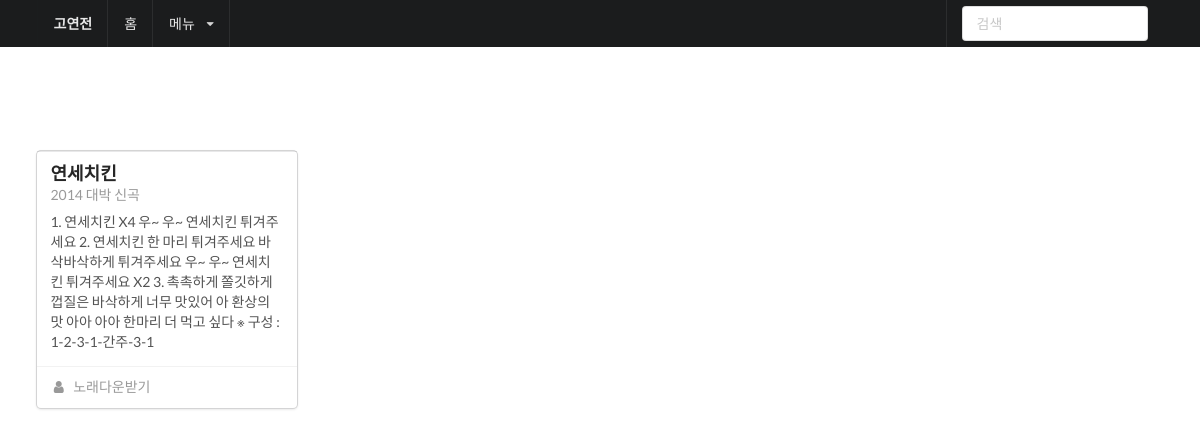
Before: /song with the older database file.
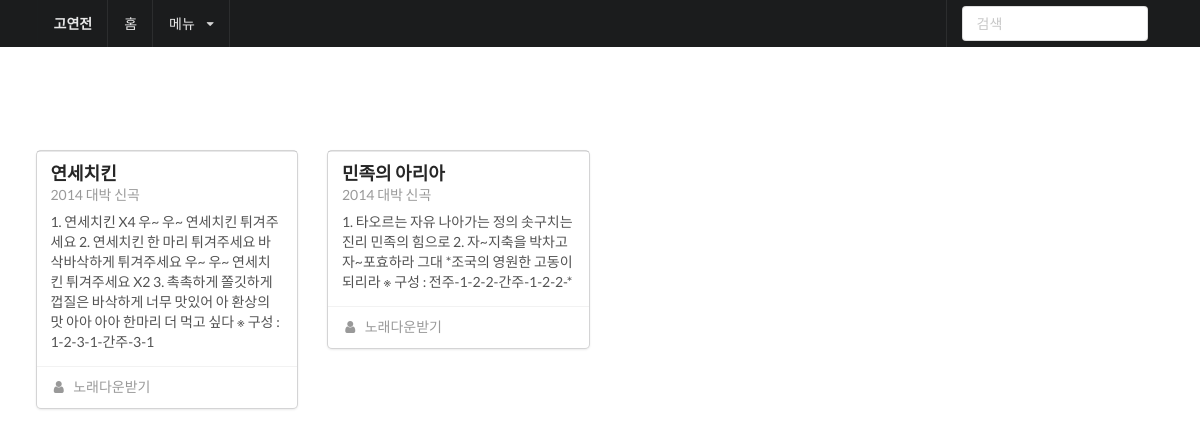
After: the same page with the newer database file.
### hci/models.py (models this page shows, shortened)
class CheerioSong(models.Model) :
    title = models.CharField(max_length=200)
    content = models.TextField()
    song_url = models.CharField(max_length=512)

### hci/views.py (the view)
# urls.py: url(r'^song$', views.song_list, name='song_list'),
def song_list(request) :
    songs = CheerioSong.objects.all()
    return render(request,'hci/song_list.html',{'songs': songs})

### hci/templates/hci/song_list.html (shortened to what this page needs)
{% extends 'hci/base.html' %}
{% load staticfiles %}
{% block content %}
    <div class="ui four column doubling stackable grid container">
        {% for song in songs %}
            <div class="column">
                <div class="ui card">
                    <div class="content">
                        <a class="header"> {{ song.title }}</a>
                        <div class="meta">
                            <span class="date">2014 대박 신곡</span>
                        </div>
                        <div class="description">
                            {{ song.content }}
                        </div>
                    </div>
                    <div class="extra content">
                        <i class="user icon"></i>
                        <a href="{{ song.song_url }}">노래다운받기</a>
                    </div>
                </div>
            </div>
        {% endfor %}
{% endblock %}

Changed rows visible on the page:
added CheerioSong: title "민족의 아리아", content "1. 타오르는 자유 나아가는 정의 솟구치는 진리 민족의 힘으로 2. 자~지축을 박차고 자~포효하라 그대 *조국의 영원한 고동이 되리라 ※ 구성 : 전주-1-2-2-간주-1-2-2-*"
